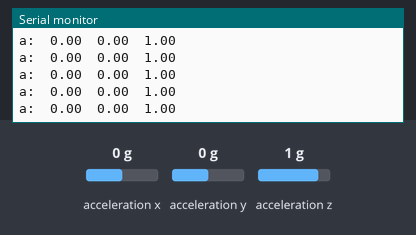
This sketch was run on a simulated Arduino Uno, built for the host (arithmetic inside an expression is 32-bit, double 64-bit). On the bench: the last lines printed to the serial monitor. The test bench sets the inputs (shaded band); at power-on: acceleration x 0 g, acceleration y 0 g, acceleration z 1 g.

Above: at 1.2 s.
1.3 s: acceleration x set to -1.4 g
At 2.3 s:
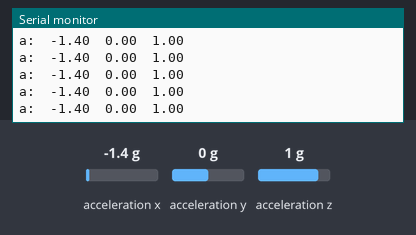
2.8 s: acceleration x set to 0 g
At 3.5 s:
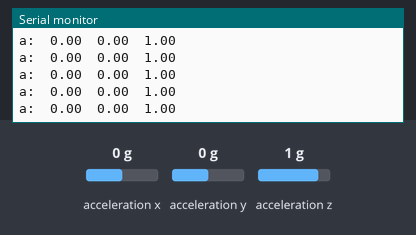
5.8 s: acceleration y set to -1.4 g
At 6.3 s:
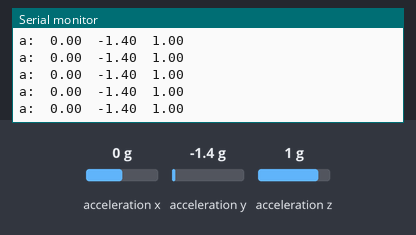
8.8 s: acceleration z set to -1.4 g
At 9.9 s:
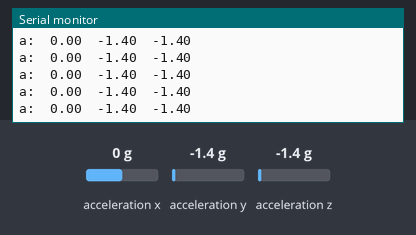

The sketch:

Genuino_Angle_Test.ino
```cpp
// (licence header left out)
/*
   This sketch example demonstrates how the BMI160 on the
   Intel(R) Curie(TM) module can be used to read accelerometer data
*/

#include "CurieIMU.h"

void setup() {
  Serial.begin(9600); // initialize Serial communication
  while (!Serial);    // wait for the serial port to open

  // initialize device
  Serial.println("Initializing IMU device...");
  CurieIMU.begin();

  // Set the accelerometer range to 2G
  CurieIMU.setAccelerometerRange(16);
}

void loop() {
  float ax, ay, az;   //scaled accelerometer values

  // read accelerometer measurements from device, scaled to the configured range
  CurieIMU.readAccelerometerScaled(ax, ay, az);

  // display tab-separated accelerometer x/y/z values
  Serial.print("a:\t");
  Serial.print(ax);
  Serial.print("\t");
  Serial.print(ay);
  Serial.print("\t");
  Serial.print(az);
  Serial.println();
}

/*
   Copyright (c) 2016 Intel Corporation.  All rights reserved.

   This library is free software; you can redistribute it and/or
   modify it under the terms of the GNU Lesser General Public
   License as published by the Free Software Foundation; either
   version 2.1 of the License, or (at your option) any later version.

   This library is distributed in the hope that it will be useful,
   but WITHOUT ANY WARRANTY; without even the implied warranty of
   MERCHANTABILITY or FITNESS FOR A PARTICULAR PURPOSE.  See the GNU
   Lesser General Public License for more details.

   You should have received a copy of the GNU Lesser General Public
   License along with this library; if not, write to the Free Software
   Foundation, Inc., 51 Franklin Street, Fifth Floor, Boston, MA  02110-1301  USA

*/
```

Measured:
- after the input at 1.3 s, the serial monitor: prints a new line at once (image 1)
- after the input at 5.8 s, the serial monitor: prints a new line at once (image 3)
- after the input at 8.8 s, the serial monitor: prints a new line at once (image 4)
